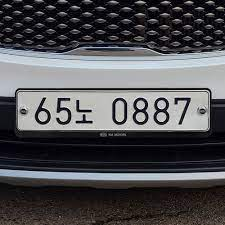
#> input picture Src/CarNum.jpg, 225 x 225 px
$ python W06_1.py
#> lines starting #> are read from the running program, lines starting #| are printed output that depends on the picture; after the words box and inside, x2 and y2 are one past the last pixel; in counts of white or black regions, pixels touching at a corner belong together
import numpy as np, cv2

image = cv2.imread("../Src/CarNum.jpg", cv2.IMREAD_GRAYSCALE)
#> image: shape (225, 225); min 0, max 255, mean 79.9
if image is None: raise Exception("영상 파일 읽기 오류")

img = cv2.imread("../Src/CarNum.jpg", cv2.IMREAD_GRAYSCALE)
if img is None: raise Exception("영상 파일 읽기 오류")

#마스크 선언 및 초기화

data=[0,1,0,1,1,1,0,1,0]
mask=np.array(data,np.uint8).reshape(3,3)

er_img=cv2.erode(image,mask)
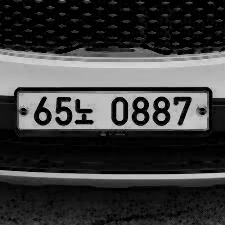
#> er_img: shape (225, 225); min 0, max 217, mean 61
di_img=cv2.dilate(image,mask)
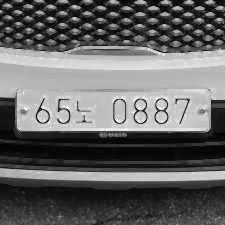
#> di_img: shape (225, 225); min 1, max 255, mean 100.2

th_img2=cv2.threshold(img,128,255,cv2.THRESH_BINARY)[1]
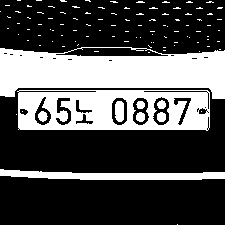
#> th_img2: shape (225, 225); 32.1% white; 107 white regions (98 under 20 px), largest, box (x1, y1, x2, y2) and area: (0, 47, 225, 99) 8090, (17, 90, 210, 131) 5654, (0, 169, 225, 180) 1544

er_img2=cv2.erode(th_img2,mask)
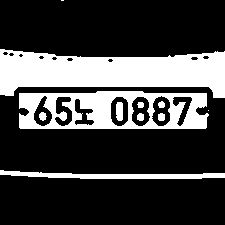
#> er_img2: shape (225, 225); 26.1% white; 11 white regions (2 under 20 px), largest, box (x1, y1, x2, y2) and area: (0, 49, 225, 98) 7408, (19, 91, 209, 129) 4382, (0, 170, 225, 179) 1094
di_img2=cv2.dilate(th_img2,mask)
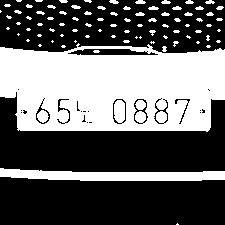
#> di_img2: shape (225, 225); 39.1% white; 86 white regions (54 under 20 px), largest, box (x1, y1, x2, y2) and area: (0, 43, 225, 132) 16264, (0, 168, 225, 181) 1994, (37, 110, 49, 123) 108

cv2.imshow("image",image)
cv2.imshow("OpenCV erode",er_img)
cv2.imshow("OpenCV dilate",di_img)

cv2.imshow("image2",img)
cv2.imshow("binary image2",th_img2)
cv2.imshow("OpenCV erode2",er_img2)
cv2.imshow("OpenCV dilate2",di_img2)
cv2.waitKey(0)
